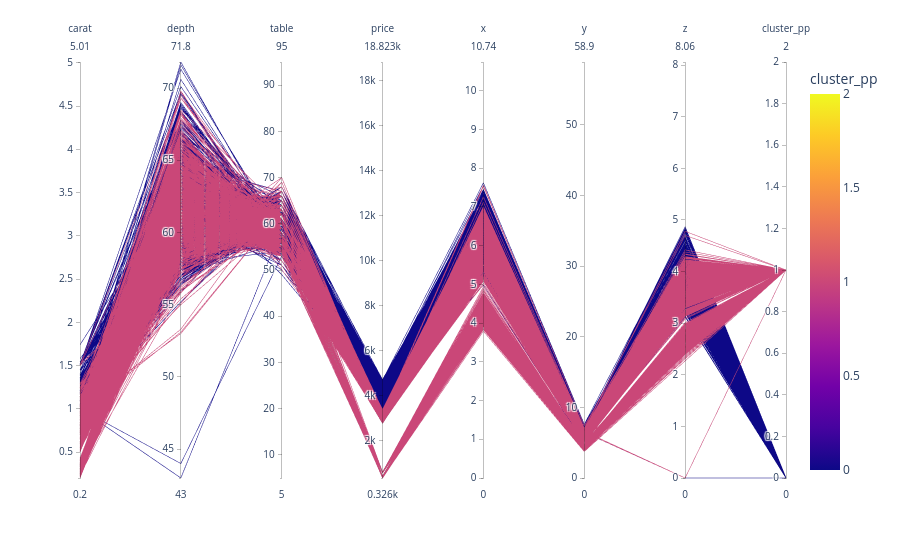

Notebook code for this chart:
### Code cell
fig = px.parallel_coordinates(df, color='cluster_pp')
fig.show()

### Figure 1 — Plotly figure (JSON) as saved in the notebook; plotly's stock layout.template omitted (floating-point values rounded to 4 significant figures; data arrays with more than 128 entries replaced by an {"elided": "..."} marker saying what was removed)
{"data": [{"dimensions": [{"label": "carat", "values": {"elided": "37325 float values"}}, {"label": "depth", "values": {"elided": "37325 float values"}}, {"label": "table", "values": {"elided": "37325 float values"}}, {"label": "price", "values": {"elided": "37325 float values"}}, {"label": "x", "values": {"elided": "37325 float values"}}, {"label": "y", "values": {"elided": "37325 float values"}}, {"label": "z", "values": {"elided": "37325 float values"}}, {"label": "cluster_pp", "values": {"elided": "37325 int values"}}], "domain": {"x": [0, 1], "y": [0, 1]}, "line": {"color": {"elided": "37325 int values"}, "coloraxis": "coloraxis"}, "name": "", "type": "parcoords"}], "layout": {"coloraxis": {"colorbar": {"title": {"text": "cluster_pp"}}, "colorscale": [[0, "#0d0887"], [0.1111, "#46039f"], [0.2222, "#7201a8"], [0.3333, "#9c179e"], [0.4444, "#bd3786"], [0.5556, "#d8576b"], [0.6667, "#ed7953"], [0.7778, "#fb9f3a"], [0.8889, "#fdca26"], [1, "#f0f921"]]}, "legend": {"tracegroupgap": 0}, "margin": {"t": 60}}}
